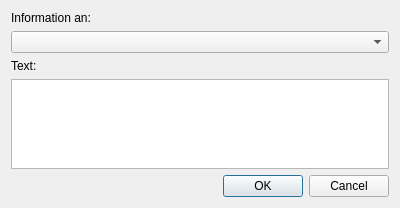
<?xml version="1.0" encoding="UTF-8"?>
<ui version="4.0">
 <class>InfoOpen</class>
 <widget class="QDialog" name="InfoOpen">
  <property name="geometry">
   <rect>
    <x>0</x>
    <y>0</y>
    <width>400</width>
    <height>208</height>
   </rect>
  </property>
  <property name="windowTitle">
   <string>Neue Information senden</string>
  </property>
  <property name="windowIcon">
   <iconset resource="resource.qrc">
    <normaloff>:/icon/icon.png</normaloff>:/icon/icon.png</iconset>
  </property>
  <layout class="QGridLayout" name="gridLayout">
   <item row="4" column="0">
    <widget class="QDialogButtonBox" name="buttonBox">
     <property name="orientation">
      <enum>Qt::Horizontal</enum>
     </property>
     <property name="standardButtons">
      <set>QDialogButtonBox::Cancel|QDialogButtonBox::Ok</set>
     </property>
    </widget>
   </item>
   <item row="1" column="0">
    <widget class="QComboBox" name="comboBox"/>
   </item>
   <item row="2" column="0">
    <widget class="QLabel" name="label">
     <property name="text">
      <string>Text:</string>
     </property>
    </widget>
   </item>
   <item row="0" column="0">
    <widget class="QLabel" name="label_2">
     <property name="text">
      <string>Information an:</string>
     </property>
    </widget>
   </item>
   <item row="3" column="0">
    <widget class="QPlainTextEdit" name="plainTextEdit"/>
   </item>
  </layout>
 </widget>
 <resources>
  <include location="resource.qrc"/>
 </resources>
 <connections>
  <connection>
   <sender>buttonBox</sender>
   <signal>accepted()</signal>
   <receiver>InfoOpen</receiver>
   <slot>accept()</slot>
   <hints>
    <hint type="sourcelabel">
     <x>248</x>
     <y>254</y>
    </hint>
    <hint type="destinationlabel">
     <x>157</x>
     <y>274</y>
    </hint>
   </hints>
  </connection>
  <connection>
   <sender>buttonBox</sender>
   <signal>rejected()</signal>
   <receiver>InfoOpen</receiver>
   <slot>reject()</slot>
   <hints>
    <hint type="sourcelabel">
     <x>316</x>
     <y>260</y>
    </hint>
    <hint type="destinationlabel">
     <x>286</x>
     <y>274</y>
    </hint>
   </hints>
  </connection>
 </connections>
</ui>
